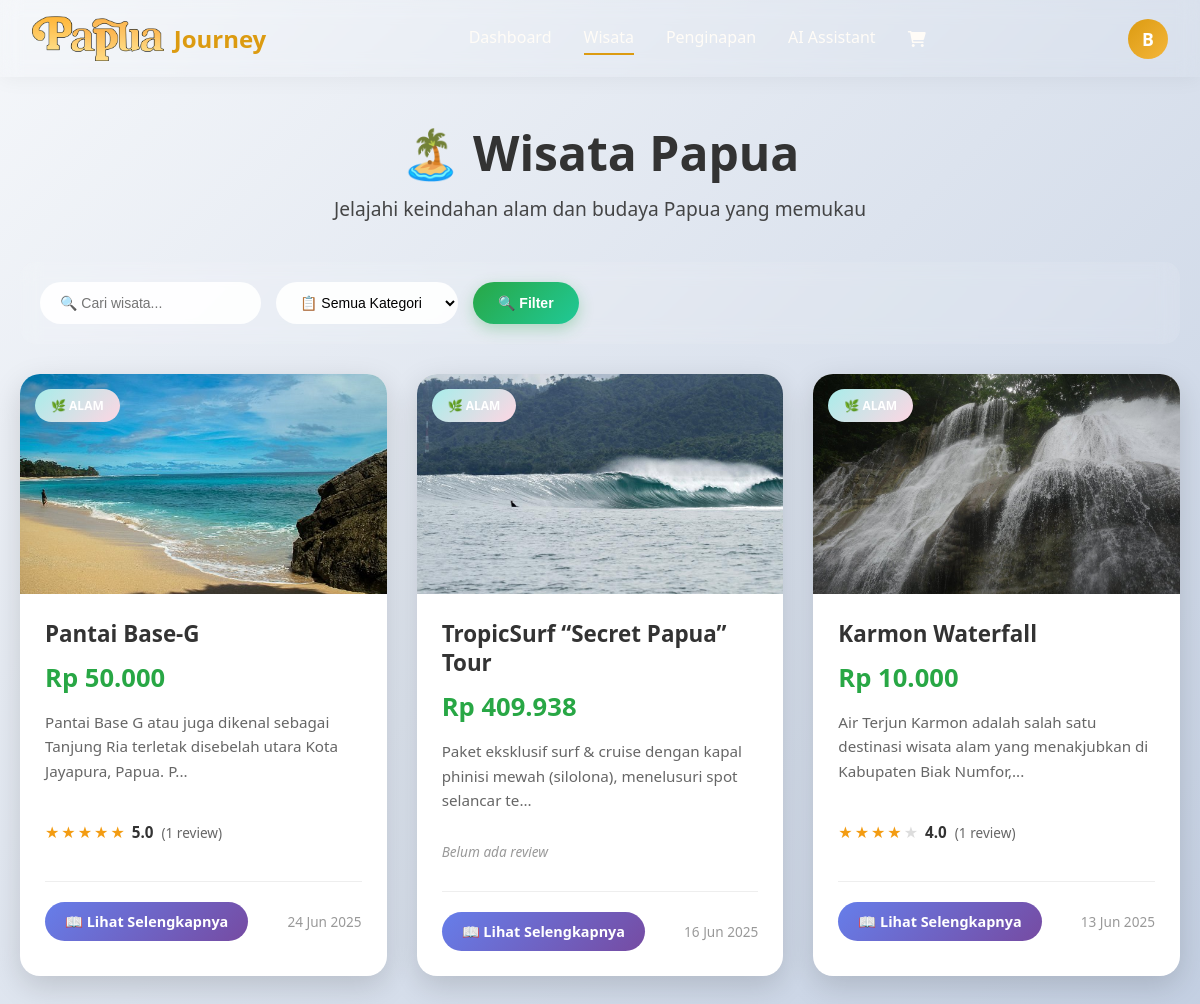
The app's page /users/wisata/userwisata.php (signed in), older data.
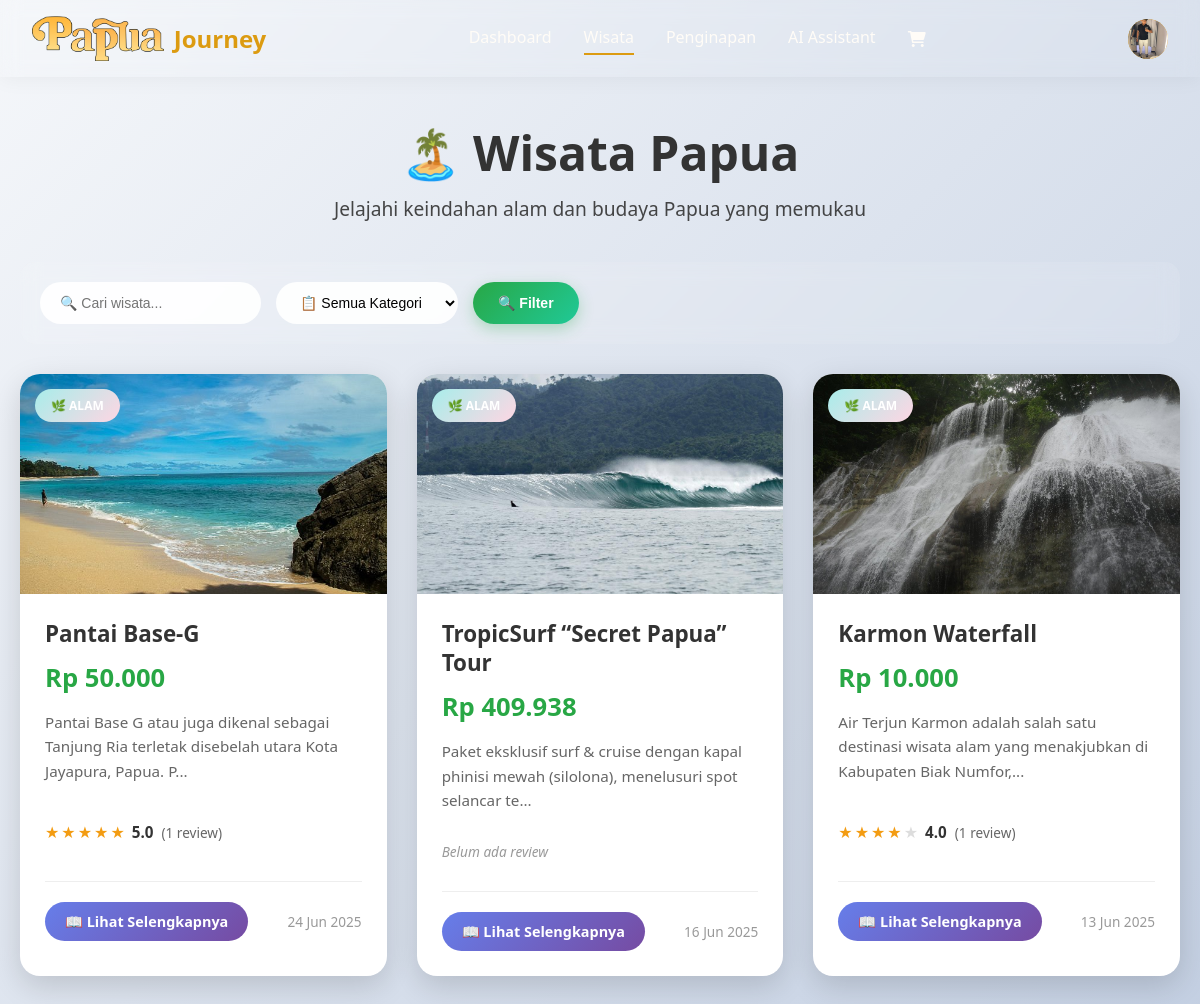
The same page, newer data.
### tables this page shows
CREATE TABLE `wisata` (
  `id` int(11) NOT NULL,
  `judul` varchar(255) NOT NULL,
  `deskripsi` text NOT NULL,
  `harga` decimal(10,2) NOT NULL,
  `kategori` enum('budaya','alam') NOT NULL,
  `alamat` text NOT NULL,
  `jam_buka` varchar(100) NOT NULL,
  `photo` varchar(255) NOT NULL,
  `created_at` timestamp NOT NULL DEFAULT current_timestamp(),
  `updated_at` timestamp NOT NULL DEFAULT current_timestamp() ON UPDATE current_timestamp()
);

CREATE TABLE `users` (
  `id` int(11) NOT NULL,
  `email` varchar(100) NOT NULL,
  `password` varchar(255) NOT NULL,
  `full_name` varchar(100) NOT NULL,
  `phone` varchar(20) DEFAULT NULL,
  `address` text DEFAULT NULL,
  `profile_image` varchar(255) DEFAULT 'default-user.jpg',
  `created_at` timestamp NOT NULL DEFAULT current_timestamp(),
  `updated_at` timestamp NOT NULL DEFAULT current_timestamp() ON UPDATE current_timestamp()
);

### users/wisata/userwisata.php (the view, shortened to what this page needs)
<?php
$db = getDbConnection();
$search = isset($_GET['search']) ? $_GET['search'] : '';
$view_mode = isset($_GET['view']) ? $_GET['view'] : 'list';
function formatPrice($price) {
    return 'Rp ' . number_format($price, 0, ',', '.');
}
function formatDate($date) {
    return date('d M Y', strtotime($date));
}
function truncateText($text, $limit) {
    return strlen($text) > $limit ? substr($text, 0, $limit) . '...' : $text;
}
if ($view_mode === 'list') {
    $sql = "SELECT w.*,
            COALESCE(rsc.total_reviews, 0) as review_count,
            COALESCE(rsc.average_rating, 0) as average_rating
            FROM wisata w
            LEFT JOIN review_summary_cache rsc
                ON rsc.item_type = 'wisata'
                AND rsc.item_id = w.id
            WHERE 1=1";
    $sql .= " ORDER BY w.created_at DESC";
    $stmt = $db->prepare($sql);
    $stmt->execute();
    $result = $stmt->get_result();
    $wisata_data = [];
    while ($row = $result->fetch_assoc()) {
        $wisata_data[] = $row;
    }
}
?>
<!DOCTYPE html>
<html lang="id">
<head>
    <link rel="stylesheet" href="userwisata.css?v=<?php echo time(); ?>">
    <link rel="stylesheet" href="../../assets/css/reviews.css">
    <link href="https://cdnjs.cloudflare.com/ajax/libs/font-awesome/6.0.0/css/all.min.css" rel="stylesheet">
</head>
<body>
    <?php include '../components/navbar.php'; ?>
    <div class="main-content">
        <div class="container">
            <?php if ($view_mode === 'list'): ?>
                <div class="page-header">
                    <h1>🏝️ Wisata Papua</h1>
                    <p>Jelajahi keindahan alam dan budaya Papua yang memukau</p>
                </div>
                <div class="filters">
                    <form method="GET" style="display: flex; gap: 15px; flex-wrap: wrap; width: 100%;">
                        <input type="text" name="search" placeholder="🔍 Cari wisata..." value="<?php echo htmlspecialchars($search); ?>">
                        <select name="kategori">
                            <option value="">📋 Semua Kategori</option>
                        </select>
                        <button type="submit">🔍 Filter</button>
                    </form>
                </div>
                <?php if (!empty($wisata_data)): ?>
                    <div class="articles-grid">
                        <?php foreach ($wisata_data as $wisata): ?>
                            <div class="article-card" onclick="location.href='?view=detail&id=<?php echo $wisata['id']; ?>'">
                                <div class="article-image">
                                    <?php if ($wisata['photo']): ?>
                                        <img src="../../uploads/<?php echo htmlspecialchars($wisata['photo']); ?>"
                                             alt="<?php echo htmlspecialchars($wisata['judul']); ?>">
                                    <?php else: ?>
                                        <div class="placeholder-image">
                                            🏝️
                                        </div>
                                    <?php endif; ?>
                                    <div class="card-category category-<?php echo $wisata['kategori']; ?>">
                                        <?php
                                        $kategori_icons = [
                                            'budaya' => '🎭 Budaya',
                                            'alam' => '🌿 Alam'
                                        ];
                                        echo $kategori_icons[$wisata['kategori']] ?? ucfirst($wisata['kategori']);
                                        ?>
                                    </div>
                                </div>
                                <div class="article-card-content">
                                    <h4 class="article-card-title"><?php echo htmlspecialchars($wisata['judul']); ?></h4>
                                    <div class="article-card-price"><?php echo formatPrice($wisata['harga']); ?></div>
                                    <div class="card-description">
                                        <?php echo truncateText(htmlspecialchars($wisata['deskripsi']), 100); ?>
                                    </div>
                                    <div class="card-rating">
                                        <?php if ($wisata['review_count'] > 0): ?>
                                            <div class="rating-stars">
                                                <?php
                                                $rating = round($wisata['average_rating']);
                                                for ($i = 1; $i <= 5; $i++):
                                                ?>
                                                    <span class="star <?php echo $i <= $rating ? 'filled' : ''; ?>">★</span>
                                                <?php endfor; ?>
                                                <span class="rating-value"><?php echo number_format($wisata['average_rating'], 1); ?></span>
                                            </div>
                                            <span class="review-count">(<?php echo $wisata['review_count']; ?> review<?php echo $wisata['review_count'] > 1 ? 's' : ''; ?>)</span>
                                        <?php else: ?>
                                            <span class="no-reviews">Belum ada review</span>
                                        <?php endif; ?>
                                    </div>
                                    <div class="card-actions">
                                        <a href="?view=detail&id=<?php echo $wisata['id']; ?>" class="btn-detail">
                                            📖 Lihat Selengkapnya
                                        </a>
                                        <span class="card-date">
                                            <?php echo formatDate($wisata['created_at']); ?>
                                        </span>
                                    </div>
                                </div>
                            </div>
                        <?php endforeach; ?>
                    </div>
                <?php endif; ?>
            <?php endif; ?>
        </div>
    </div>
</body>
</html>

### users/components/navbar.php (shortened to what this page needs)
<?php
$current_dir = dirname($_SERVER['PHP_SELF']);
$in_dashboard = strpos($current_dir, '/users/dashboard') !== false;
$in_wisata = strpos($current_dir, '/users/wisata') !== false;
$in_penginapan = strpos($current_dir, '/users/penginapan') !== false;
$in_chatbot = strpos($current_dir, '/users/chatbot') !== false;
$in_components = strpos($current_dir, '/users/components') !== false;
$in_cart = strpos($current_dir, '/users/cart') !== false;
$in_checkout = strpos($current_dir, '/users/checkout') !== false;
$in_transaksi = strpos($current_dir, '/users/transaksi') !== false;
$in_account = strpos($current_dir, '/users/account') !== false;
if ($in_dashboard || $in_wisata || $in_penginapan || $in_chatbot || $in_components || $in_cart || $in_checkout || $in_transaksi || $in_account) {
    $base_path = '../../';
    $users_path = '../';
    $uploads_path = '../../uploads/';
} else {
    $base_path = '../';
    $users_path = '';
    $config_path = '../config/';
    $uploads_path = '../uploads/';
    $logout_path = '../logout.php';
}
$user_id = $_SESSION['user_id'];
$user_name = $_SESSION['user_name'];
$db = getDbConnection();
$stmt = $db->prepare("SELECT full_name, email, phone, address, profile_image FROM users WHERE id = ?");
$stmt->bind_param("i", $user_id);
$stmt->execute();
$result = $stmt->get_result();
$user_data = $result->fetch_assoc();
?>
<link href="https://cdnjs.cloudflare.com/ajax/libs/font-awesome/6.0.0/css/all.min.css" rel="stylesheet">
<div class="pj-navbar-wrapper">
    <header class="pj-navbar-header" id="pj-header">
    <nav class="navbar">
        <a href="<?php echo $base_path; ?>index.php" class="logo">
            <img src="<?php echo $base_path; ?>assets/logo.png" alt="Papua Journey Logo">
            <p>Journey</p>
        </a>
        <ul class="nav-links">
            <li><a href="<?php echo $users_path; ?>dashboard/user_dashboard.php" class="<?php echo basename($_SERVER['PHP_SELF']) == 'user_dashboard.php' ? 'active' : ''; ?>">Dashboard</a></li>
            <li><a href="<?php echo $users_path; ?>wisata/userwisata.php" class="<?php echo basename($_SERVER['PHP_SELF']) == 'userwisata.php' ? 'active' : ''; ?>">Wisata</a></li>
            <li><a href="<?php echo $users_path; ?>penginapan/userpenginapan.php" class="<?php echo basename($_SERVER['PHP_SELF']) == 'userpenginapan.php' ? 'active' : ''; ?>">Penginapan</a></li>
            <li><a href="<?php echo $users_path; ?>chatbot/user_chatbot.php" class="<?php echo basename($_SERVER['PHP_SELF']) == 'user_chatbot.php' || (basename($_SERVER['PHP_SELF']) == 'index.php' && $in_chatbot) ? 'active' : ''; ?>">AI Assistant</a></li>
            <li>
                <a href="<?php echo $users_path; ?>cart/cart.php" class="cart-icon <?php echo basename($_SERVER['PHP_SELF']) == 'cart.php' ? 'active' : ''; ?>">
                    <i class="fas fa-shopping-cart"></i>
                </a>
            </li>
        </ul>
        <div class="search-container">
            <div class="user-menu">
                <div class="user-avatar">
                    <?php if ($user_data['profile_image'] && file_exists($uploads_path . 'profile_images/' . $user_data['profile_image'])): ?>
                        <img src="<?php echo $uploads_path; ?>profile_images/<?php echo htmlspecialchars($user_data['profile_image']); ?>" alt="Profile">
                    <?php else: ?>
                        <span><?php echo strtoupper(substr($user_name, 0, 1)); ?></span>
                    <?php endif; ?>
                </div>
            </div>
        </div>
    </nav>
</header>
</div>

### users/wisata/userwisata.css (style rules this page uses)
* { margin: 0; padding: 0; box-sizing: border-box; }
body { font-family: 'Segoe UI', Tahoma, Geneva, Verdana, sans-serif; background: linear-gradient(135deg, #f5f7fa 0%, #c3cfe2 100%); min-height: 100vh; padding-top: 80px; }
.main-content { padding-top: 20px; min-height: calc(100vh - 80px); position: relative; }
.container { max-width: 1200px; margin: 0 auto; padding: 20px; }
.page-header { text-align: center; color: #333; margin-bottom: 40px; }
.page-header h1 { font-size: 3rem; margin-bottom: 10px; }
.page-header p { font-size: 1.2rem; opacity: 0.9; }
.filters { background: rgba(255,255,255,0.1); backdrop-filter: blur(10px); padding: 20px; border-radius: 15px; margin-bottom: 30px; display: flex; gap: 15px; flex-wrap: wrap; align-items: center; }
.filters input, .filters select { padding: 12px 20px; border: none; border-radius: 25px; background: rgba(255,255,255,0.9); font-size: 14px; min-width: 180px; transition: all 0.3s ease; }
.filters button { background: linear-gradient(135deg, #28a745 0%, #20c997 100%); color: white; padding: 12px 25px; border: none; border-radius: 25px; cursor: pointer; font-size: 14px; font-weight: 600; transition: all 0.3s ease; box-shadow: 0 5px 15px rgba(40, 167, 69, 0.3); }
.articles-grid { display: grid; grid-template-columns: repeat(auto-fill, minmax(350px, 1fr)); gap: 30px; margin-bottom: 40px; }
.article-card { background: white; border-radius: 20px; overflow: hidden; box-shadow: 0 10px 30px rgba(0,0,0,0.15); transition: all 0.4s ease; cursor: pointer; position: relative; }
.article-image { position: relative; height: 220px; overflow: hidden; }
.article-image img { width: 100%; height: 100%; object-fit: cover; transition: transform 0.4s ease; }
.card-category { position: absolute; top: 15px; left: 15px; padding: 8px 16px; border-radius: 20px; font-size: 12px; font-weight: bold; text-transform: uppercase; color: white; backdrop-filter: blur(10px); }
.category-alam { background: linear-gradient(135deg, #a8edea 0%, #fed6e3 100%); }
.article-card-content { padding: 25px; }
.article-card-title { font-size: 1.4rem; font-weight: bold; color: #333; margin-bottom: 12px; line-height: 1.3; }
.article-card-price { font-size: 1.6rem; font-weight: bold; color: #28a745; margin-bottom: 15px; }
.card-description { color: #666; line-height: 1.6; margin-bottom: 20px; font-size: 0.95rem; }
.card-rating { display: flex; align-items: center; gap: 8px; margin-bottom: 15px; padding: 10px 0; }
.rating-stars { display: inline-flex; align-items: center; gap: 2px; }
.rating-stars .star { color: #ddd; font-size: 16px; transition: color 0.2s ease; }
.rating-stars .star.filled { color: #f39c12; }
.rating-value { margin-left: 5px; font-weight: 600; color: #333; font-size: 0.95rem; }
.review-count { color: #666; font-size: 0.85rem; }
.no-reviews { color: #999; font-size: 0.85rem; font-style: italic; }
.card-actions { display: flex; justify-content: space-between; align-items: center; margin-top: 20px; padding-top: 20px; border-top: 1px solid #eee; }
.btn-detail { background: linear-gradient(135deg, #667eea 0%, #764ba2 100%); color: white; padding: 10px 20px; border-radius: 20px; text-decoration: none; font-size: 0.9rem; font-weight: 600; transition: all 0.3s ease; }
.card-date { color: #999; font-size: 0.85rem; }

### assets/css/reviews.css (style rules this page uses)
.star { color: #ddd; cursor: pointer; transition: all 0.2s ease; }
.star.filled { color: #f39c12; }
.rating-stars { color: #f39c12; font-size: 20px; margin: 8px 0; }

Row changes from the older to the newer data that the page shows:
now on this page (row edited): users: profile_image (picture)
changed users: profile_image "user_1_1750312287.jpg" → "user_1_1751782135.jpg" (drawn)
Text that changed along with them:
substr($user_name, 0, 1): "B" → (not shown)
